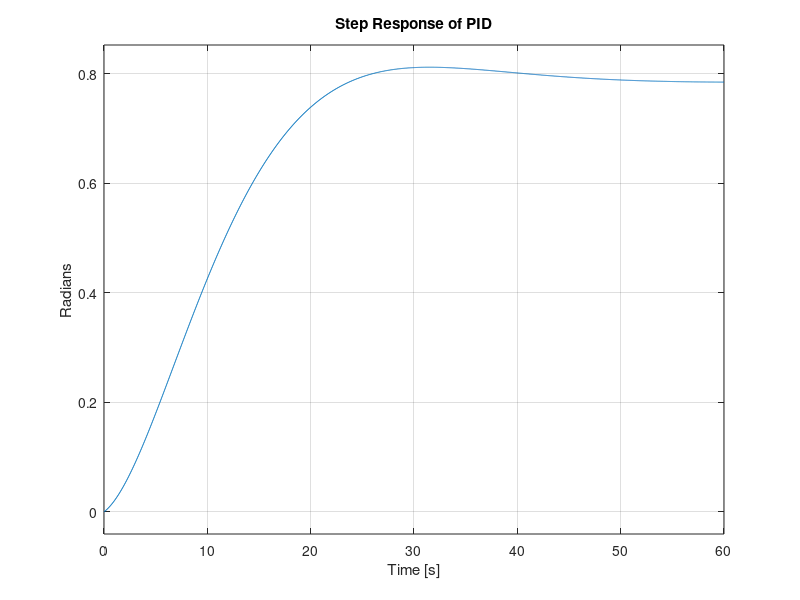

This figure's MATLAB source: (Note: this script raises an error after producing the figure.)
R_m = 10;               % Motor Resistance (Ohm)
K_a = 0.2;              % Motor Torque Constant (Nm / A)
K_b  = 0.009549;        % Back EMF Constant (V / (rad / s))
K_f = 0.047746;         % Rotational Friction Coefficient (Nm / (rad / s)) 
N = 2;                  % Gear Ratio

La = 0;                 %Negligable motor inductance

J_r = 0.001;            % Motor Rotor Moment of Inertia (kg / m^2)
J_p = 1;                % Solar Panel Moment of Inertia (kg / m^2)
J = J_r + (J_p/N^2);          % Total Moment of Inertia (kg / m^2)

Ts = 0.01; %Seconds
K_s = 1.273; %sensor Gain Converts rads to Amps
K_p = 4; %Power Amplifier gain
%This assumes that at 90deg off from optimal that we get a 2A difference

%{
Arduino Uno Rev3 has a 16MHz clock
so 62ns per tick and you need two ticks for each ....
This gives us plenty of room to not threaten the clock
%}

s = tf('s');
z = tf('z',Ts);
%MOTOR CIRCUIT

mot_circ = 1/(La*s + R_m);
%MOTOR DYNAMICS
mot_dyn = 1/(J*s+K_f);
%Continuous Motor assembly
Gspeed = feedback(mot_circ*K_a*mot_dyn,K_b); %back emf simplified
Gpos = Gspeed*(1/N)*(1/s); 
%digital Motor
Gz = c2d(Gpos, Ts, 'zoh');    %digital plant for digital controller design
                        %effectively does what the Ardunio does for us.
fprintf('DIGITIZED MOTOR MODEL')
[~, denGz] = tfdata(Gz,'v');
rootsGz = roots(denGz);
disp('Roots of the denominator of Gz:')
disp(rootsGz)
%PID

Kp = 0.1;    %proportional gain
Ki = 0;     %Integral gain
Kd = 0.09;    %Derivative Gain

Cz = Kp + Ki*(Ts/2)*(z+1)/(z-1) + Kd*(z-1)/(Ts*z);
OL = Cz*Gz*K_p ;
PID_cltf = feedback(OL,K_s);

[~, denPID_cltf] = tfdata(PID_cltf,'v');
rootsPID_cltf = roots(denPID_cltf);
disp('Roots of the denominator of PID_cltf:')
disp(rootsPID_cltf)

%PLOTING FOR PID PERFORMANCE/STABILITY
t = 0:Ts:60; % 5 seconds of performance data

figure (1)
clf
step(PID_cltf,t)
title('Step Response of PID')
ylabel('Radians')
grid on
fprintf('PERFORMANCE DATA OF PID')
stepinfo(PID_cltf)

figure(2)
clf
margin(OL)
title('Phase Margin detection for PID control')


%{
Test Change From CHAZ
%}

%LEAD CONTroller git test
%%%%%%%%%%%%
%]
%
%
%
%
